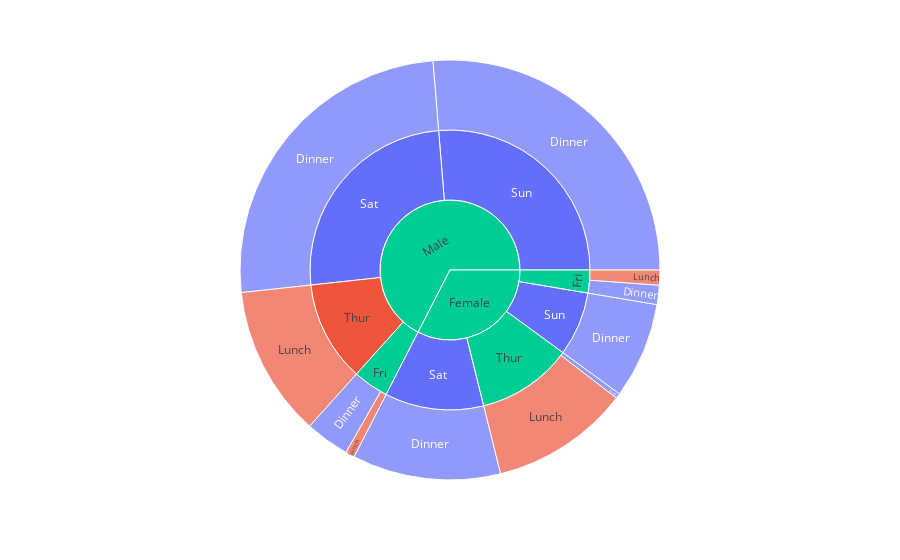

Here is the notebook cell this chart was saved with:
### Code cell
import plotly.express as px
df = px.data.tips()
fig = px.sunburst(df, path=['sex','day','time'], values = 'total_bill', color='time')
fig.show()

### Figure 1 — Plotly figure (JSON) as saved in the notebook; plotly's stock layout.template omitted (floating-point values rounded to 4 significant figures)
{"data": [{"branchvalues": "total", "customdata": [["Dinner"], ["Lunch"], ["(?)"], ["Dinner"], ["Dinner"], ["Dinner"], ["Dinner"], ["(?)"], ["(?)"], ["(?)"], ["Lunch"], ["Lunch"], ["Lunch"], ["Dinner"], ["Dinner"], ["Dinner"], ["Dinner"], ["Dinner"], ["Dinner"], ["Lunch"], ["(?)"]], "domain": {"x": [0, 1], "y": [0, 1]}, "hovertemplate": "labels=%{label}<br>total_bill=%{value}<br>parent=%{parent}<br>id=%{id}<br>time=%{customdata[0]}<extra></extra>", "ids": ["Female/Fri/Dinner", "Male/Thur", "Female/Thur", "Male/Sun", "Female/Sun", "Male/Sat", "Female/Sat", "Male/Fri", "Female/Fri", "Female", "Male/Thur/Lunch", "Male/Fri/Lunch", "Female/Fri/Lunch", "Female/Thur/Dinner", "Male/Sun/Dinner", "Female/Sun/Dinner", "Male/Sat/Dinner", "Female/Sat/Dinner", "Male/Fri/Dinner", "Female/Thur/Lunch", "Male"], "labels": ["Dinner", "Thur", "Thur", "Sun", "Sun", "Sat", "Sat", "Fri", "Fri", "Female", "Lunch", "Lunch", "Lunch", "Dinner", "Dinner", "Dinner", "Dinner", "Dinner", "Dinner", "Lunch", "Male"], "marker": {"colors": ["#636efa", "#EF553B", "#00cc96", "#636efa", "#636efa", "#636efa", "#636efa", "#00cc96", "#00cc96", "#00cc96", "#EF553B", "#EF553B", "#EF553B", "#636efa", "#636efa", "#636efa", "#636efa", "#636efa", "#636efa", "#EF553B", "#00cc96"]}, "name": "", "parents": ["Female/Fri", "Male", "Female", "Male", "Female", "Male", "Female", "Male", "Female", "", "Male/Thur", "Male/Fri", "Female/Fri", "Female/Thur", "Male/Sun", "Female/Sun", "Male/Sat", "Female/Sat", "Male/Fri", "Female/Thur", ""], "type": "sunburst", "values": [71.55, 561.4, 534.9, 1269.0, 357.7, 1227.0, 551.0, 198.6, 127.3, 1571.0, 561.4, 34.16, 55.76, 18.78, 1269.0, 357.7, 1227.0, 551.0, 164.4, 516.1, 3257.0]}], "layout": {"legend": {"tracegroupgap": 0}, "margin": {"t": 60}}}
